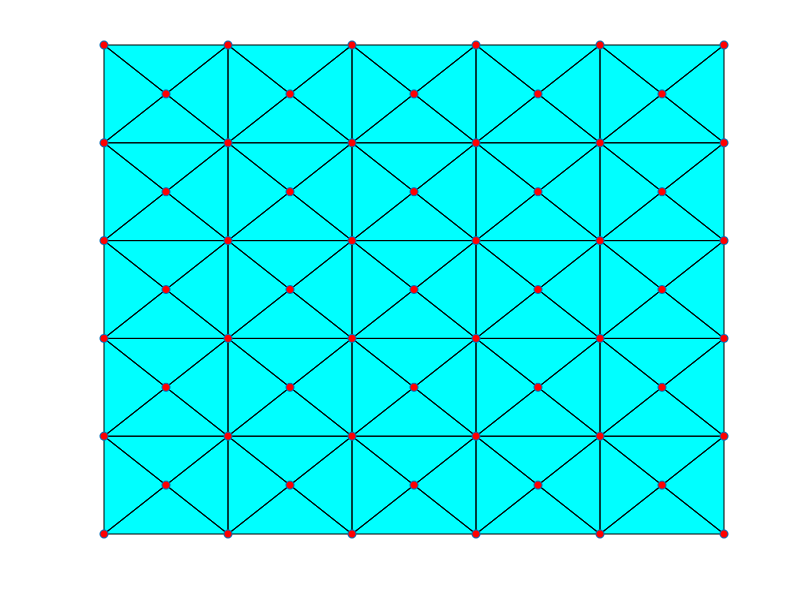

Reproduce this figure in MATLAB. (Note: this script raises an error after producing the figure.)
clc;
clear;

% Define the domain dimensions
W = 1;
H = 1;

% Number of nodes in each direction
Nx = 6;
Ny = 6;

% Element size
dx = W / (Nx-1);
dy = H / (Ny-1);

% Material properties
T_val = 25;
k_val = 50;
h_val = 10;

% nodes
p = zeros(2, Nx*Ny);
index = 0;
for i = 1:Ny
    for j = 1:Nx
        index = index + 1;
        p(:, index) = [(j-1)*dx; (i-1)*dy];
    end
end

% Center nodes
x_cells = Nx-1;
y_cells = Ny-1;
centers = zeros(2, x_cells*y_cells);
index = 0;
for i = 1:y_cells
    for j = 1:x_cells
        index = index + 1;
        centers(:, index) = [(j-0.5)*dx; (i-0.5)*dy];
    end
end
p = [p centers]; % Combine original and center nodes

% Generate triangular elements
el = [];
center_offset = Nx * Ny;
for i = 1:y_cells
    for j = 1:x_cells
        % Corner node indices
        index1 = (i-1)*Nx + j;
        index2 = index1 + 1;
        index3 = index2 + Nx;
        index4 = index3 - 1;
        
        % Center node index
        center_idx = center_offset + (i-1)*x_cells + j;
        
        % Create four triangular elements per cell ensuring symmetry
        el = [el [index1; index2; center_idx]];
        el = [el [index2; index3; center_idx]];
        el = [el [index3; index4; center_idx]];
        el = [el [index4; index1; center_idx]];
    end
end

figure;
hold on;
patch('faces', el', 'vertices', p', 'facecolor', 'c', 'edgecolor', 'k');
plot(p(1,:), p(2,:), 'o', 'MarkerFaceColor', 'r');
axis off;
hold off;

% Stiffness matrix assembly
n = length(el);
K_global = zeros(length(p));

for i = 1:n
    nodes = el(:,i);
    x = p(1, nodes);
    y = p(2, nodes);
    
    J = [x(1)-x(3), x(2)-x(3); y(1)-y(3), y(2)-y(3)];
    A = 0.5 * abs(det(J));
    Q = [1, 0, -1; 0, 1, -1];
    K = k_val * A * (Q' / J) * (Q' / J)';
    
    for j = 1:3
        for k = 1:3
            K_global(nodes(j), nodes(k)) = K_global(nodes(j), nodes(k)) + K(j,k);
        end
    end
end

% Extract the left edge of the mesh (nodes with x = 0)
left_edge = find(p(1,:) == 0);

[~, s_o] = sort(p(2, left_edge));
left_edge = left_edge(s_o);

% left edge elements
l_lines = zeros(2, length(left_edge)-1);
for i = 1:length(left_edge)-1
    l_lines(:,i) = [left_edge(i); left_edge(i+1)];
end

% Add convection contribution to the global stiffness matrix
for i = 1:size(l_lines, 2)
    node1 = l_lines(1,i);
    node2 = l_lines(2,i);
    x1 = p(1, node1); y1 = p(2, node1);
    x2 = p(1, node2); y2 = p(2, node2);
    L = sqrt((x2-x1)^2 + (y2-y1)^2);
    
    S = L/6 * [2 1; 1 2];

    K_global(node1, node1) = K_global(node1, node1) + h_val * S(1,1);
    K_global(node1, node2) = K_global(node1, node2) + h_val * S(1,2);
    K_global(node2, node1) = K_global(node2, node1) + h_val * S(2,1);
    K_global(node2, node2) = K_global(node2, node2) + h_val * S(2,2);
end 

% Load vector (heat source)
xc = 0.5;
yc = 0.5; 
q = 1000;
q_global = zeros(size(p,2),1);

% Heat source at center
for i = 1:length(p)
    x = p(1,i);
    y = p(2,i);
    if x == 0.5 && y == 0.5
        q_global(i) = 1000;
        break;
    end
end

% Flux
F_conv = zeros(size(p,2), 1);
for i = 1:size(l_lines, 2)
    node1 = l_lines(1,i);
    node2 = l_lines(2,i);
    x1 = p(1, node1); y1 = p(2, node1);
    x2 = p(1, node2); y2 = p(2, node2);
    L = sqrt((x2-x1)^2 + (y2-y1)^2);
    
    F_vec = h_val * T_val * L/ 2 * [1; 1];
    
    F_conv(node1) = F_conv(node1) + F_vec(1);
    F_conv(node2) = F_conv(node2) + F_vec(2);
end

% Solve 
q_global = q_global + F_conv;
T = K_global \ q_global;

% Display results
disp('Temperature Distribution (C):');
for i = 1:size(p,2)
    disp(['Node ', num2str(i), ' (', num2str(p(1,i)), ',', num2str(p(2,i)), '): ', num2str(T(i))]);
end

% Plot temperature contour
grid_x = linspace(0, W, 50);
grid_y = linspace(0, H, 50);
[Xq, Yq] = meshgrid(grid_x, grid_y);
Tq = griddata(p(1,:), p(2,:), T, Xq, Yq, 'cubic');
figure;
contourf(Xq, Yq, Tq, 200, 'LineColor', 'none');
colorbar;
title('Temperature Contour Plot');
xlabel('X');
ylabel('Y');

% Plot temperature along horizontal line
x_vals = linspace(0, W, 50);
T_vals = griddata(p(1,:), p(2,:), T, x_vals, repmat(0.5, size(x_vals)), 'cubic');
figure;
plot(x_vals, T_vals, '-', 'LineWidth', 2);
title('Temperature Variation along y = 0.5');
xlabel('X');
ylabel('Temperature (C)');
grid on;